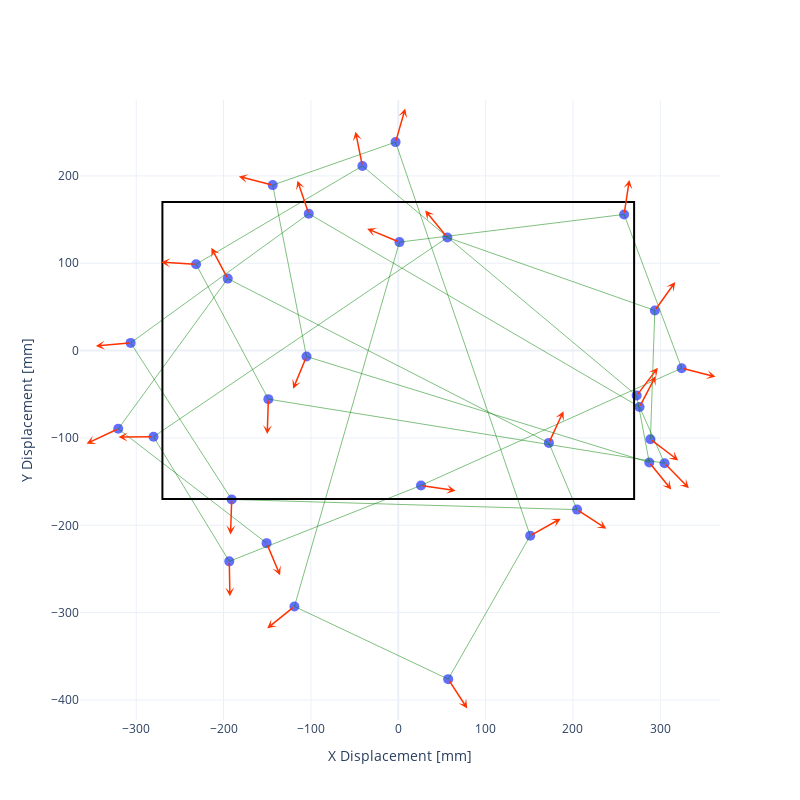

Source (notebook cell):
### Code cell
fig = go.Figure()

#54 x 34
fig.add_trace(go.Scatter(x=odo["X"], y=odo["Y"], mode="markers", marker=dict(size=10), showlegend=False))
fig.add_trace(go.Scatter(x=odo["X"], y=odo["Y"], mode="lines", line=dict(color="green", width=0.5), showlegend=False))

fig.update_layout(width=800, height=800, template="plotly_white")

fig.add_shape(type="rect",
    x0=-270, y0=-170, x1=270, y1=170 ,
    line=dict(color="black", width=2),
    fillcolor=None
)

for point, data in odo.iterrows():
    fig.add_annotation(go.layout.Annotation(dict(
                x = data["X"] + 40*np.cos(data["Phi"]),
                y = data["Y"] + 40*np.sin(data["Phi"]),
                xref="x", yref="y",
                text="",
                showarrow = True,
                axref = "x", ayref='y',
                ax = data["X"],
                ay = data["Y"],
                arrowhead = 3,
                arrowwidth = 1.5,
                arrowcolor = 'rgb(255,51,0)',)
            ))

fig.update_yaxes(
    scaleanchor = "x",
    scaleratio = 1
  )

fig.update_yaxes(title="Y Displacement [mm]")

fig.update_xaxes(title="X Displacement [mm]")

fig.show()

### Figure 1 — Plotly figure (JSON) as saved in the notebook; plotly's stock layout.template omitted (floating-point values rounded to 4 significant figures)
{"data": [{"marker": {"size": 10}, "mode": "markers", "showlegend": false, "type": "scatter", "x": [288.7, 293.7, 56.22, -280.2, -193.4, 26.04, 324.4, 258.5, 1.37, -118.9, 57.15, 151.1, -3.1, -143.7, -105.0, 287.4, 272.9, -41.05, -231.5, -148.7, 304.8, 276.2, -102.5, -306.4, -190.7, 204.7, 172.4, -195.2, -320.6, -150.7], "y": [-101.5, 45.92, 129.5, -98.6, -241.3, -154.3, -20.14, 155.9, 124.2, -292.9, -376.1, -211.9, 238.7, 189.5, -6.77, -128.1, -51.5, 211.4, 98.81, -55.57, -128.9, -64.53, 156.7, 8.8, -170.4, -182.0, -105.7, 82.39, -89.57, -220.4]}, {"line": {"color": "green", "width": 0.5}, "mode": "lines", "showlegend": false, "type": "scatter", "x": [288.7, 293.7, 56.22, -280.2, -193.4, 26.04, 324.4, 258.5, 1.37, -118.9, 57.15, 151.1, -3.1, -143.7, -105.0, 287.4, 272.9, -41.05, -231.5, -148.7, 304.8, 276.2, -102.5, -306.4, -190.7, 204.7, 172.4, -195.2, -320.6, -150.7], "y": [-101.5, 45.92, 129.5, -98.6, -241.3, -154.3, -20.14, 155.9, 124.2, -292.9, -376.1, -211.9, 238.7, 189.5, -6.77, -128.1, -51.5, 211.4, 98.81, -55.57, -128.9, -64.53, 156.7, 8.8, -170.4, -182.0, -105.7, 82.39, -89.57, -220.4]}], "layout": {"annotations": [{"arrowcolor": "rgb(255,51,0)", "arrowhead": 3, "arrowwidth": 1.5, "ax": 288.7, "axref": "x", "ay": -101.5, "ayref": "y", "showarrow": true, "text": "", "x": 320.5, "xref": "x", "y": -125.7, "yref": "y"}, {"arrowcolor": "rgb(255,51,0)", "arrowhead": 3, "arrowwidth": 1.5, "ax": 293.7, "axref": "x", "ay": 45.92, "ayref": "y", "showarrow": true, "text": "", "x": 317.0, "xref": "x", "y": 78.46, "yref": "y"}, {"arrowcolor": "rgb(255,51,0)", "arrowhead": 3, "arrowwidth": 1.5, "ax": 56.22, "axref": "x", "ay": 129.5, "ayref": "y", "showarrow": true, "text": "", "x": 30.78, "xref": "x", "y": 160.4, "yref": "y"}, {"arrowcolor": "rgb(255,51,0)", "arrowhead": 3, "arrowwidth": 1.5, "ax": -280.2, "axref": "x", "ay": -98.6, "ayref": "y", "showarrow": true, "text": "", "x": -320.2, "xref": "x", "y": -98.94, "yref": "y"}, {"arrowcolor": "rgb(255,51,0)", "arrowhead": 3, "arrowwidth": 1.5, "ax": -193.4, "axref": "x", "ay": -241.3, "ayref": "y", "showarrow": true, "text": "", "x": -192.7, "xref": "x", "y": -281.3, "yref": "y"}, {"arrowcolor": "rgb(255,51,0)", "arrowhead": 3, "arrowwidth": 1.5, "ax": 26.04, "axref": "x", "ay": -154.3, "ayref": "y", "showarrow": true, "text": "", "x": 65.59, "xref": "x", "y": -160.3, "yref": "y"}, {"arrowcolor": "rgb(255,51,0)", "arrowhead": 3, "arrowwidth": 1.5, "ax": 324.4, "axref": "x", "ay": -20.14, "ayref": "y", "showarrow": true, "text": "", "x": 363.2, "xref": "x", "y": -30.04, "yref": "y"}, {"arrowcolor": "rgb(255,51,0)", "arrowhead": 3, "arrowwidth": 1.5, "ax": 258.5, "axref": "x", "ay": 155.9, "ayref": "y", "showarrow": true, "text": "", "x": 264.5, "xref": "x", "y": 195.4, "yref": "y"}, {"arrowcolor": "rgb(255,51,0)", "arrowhead": 3, "arrowwidth": 1.5, "ax": 1.37, "axref": "x", "ay": 124.2, "ayref": "y", "showarrow": true, "text": "", "x": -35.6, "xref": "x", "y": 139.4, "yref": "y"}, {"arrowcolor": "rgb(255,51,0)", "arrowhead": 3, "arrowwidth": 1.5, "ax": -118.9, "axref": "x", "ay": -292.9, "ayref": "y", "showarrow": true, "text": "", "x": -150.0, "xref": "x", "y": -318.0, "yref": "y"}, {"arrowcolor": "rgb(255,51,0)", "arrowhead": 3, "arrowwidth": 1.5, "ax": 57.15, "axref": "x", "ay": -376.1, "ayref": "y", "showarrow": true, "text": "", "x": 78.99, "xref": "x", "y": -409.6, "yref": "y"}, {"arrowcolor": "rgb(255,51,0)", "arrowhead": 3, "arrowwidth": 1.5, "ax": 151.1, "axref": "x", "ay": -211.9, "ayref": "y", "showarrow": true, "text": "", "x": 186.0, "xref": "x", "y": -192.4, "yref": "y"}, {"arrowcolor": "rgb(255,51,0)", "arrowhead": 3, "arrowwidth": 1.5, "ax": -3.1, "axref": "x", "ay": 238.7, "ayref": "y", "showarrow": true, "text": "", "x": 7.985, "xref": "x", "y": 277.1, "yref": "y"}, {"arrowcolor": "rgb(255,51,0)", "arrowhead": 3, "arrowwidth": 1.5, "ax": -143.7, "axref": "x", "ay": 189.5, "ayref": "y", "showarrow": true, "text": "", "x": -182.5, "xref": "x", "y": 199.4, "yref": "y"}, {"arrowcolor": "rgb(255,51,0)", "arrowhead": 3, "arrowwidth": 1.5, "ax": -105.0, "axref": "x", "ay": -6.77, "ayref": "y", "showarrow": true, "text": "", "x": -120.3, "xref": "x", "y": -43.73, "yref": "y"}, {"arrowcolor": "rgb(255,51,0)", "arrowhead": 3, "arrowwidth": 1.5, "ax": 287.4, "axref": "x", "ay": -128.1, "ayref": "y", "showarrow": true, "text": "", "x": 312.5, "xref": "x", "y": -159.2, "yref": "y"}, {"arrowcolor": "rgb(255,51,0)", "arrowhead": 3, "arrowwidth": 1.5, "ax": 272.9, "axref": "x", "ay": -51.5, "ayref": "y", "showarrow": true, "text": "", "x": 297.1, "xref": "x", "y": -19.68, "yref": "y"}, {"arrowcolor": "rgb(255,51,0)", "arrowhead": 3, "arrowwidth": 1.5, "ax": -41.05, "axref": "x", "ay": 211.4, "ayref": "y", "showarrow": true, "text": "", "x": -48.97, "xref": "x", "y": 250.6, "yref": "y"}, {"arrowcolor": "rgb(255,51,0)", "arrowhead": 3, "arrowwidth": 1.5, "ax": -231.5, "axref": "x", "ay": 98.81, "ayref": "y", "showarrow": true, "text": "", "x": -271.4, "xref": "x", "y": 101.3, "yref": "y"}, {"arrowcolor": "rgb(255,51,0)", "arrowhead": 3, "arrowwidth": 1.5, "ax": -148.7, "axref": "x", "ay": -55.57, "ayref": "y", "showarrow": true, "text": "", "x": -150.0, "xref": "x", "y": -95.55, "yref": "y"}, {"arrowcolor": "rgb(255,51,0)", "arrowhead": 3, "arrowwidth": 1.5, "ax": 304.8, "axref": "x", "ay": -128.9, "ayref": "y", "showarrow": true, "text": "", "x": 332.7, "xref": "x", "y": -157.6, "yref": "y"}, {"arrowcolor": "rgb(255,51,0)", "arrowhead": 3, "arrowwidth": 1.5, "ax": 276.2, "axref": "x", "ay": -64.53, "ayref": "y", "showarrow": true, "text": "", "x": 294.7, "xref": "x", "y": -29.06, "yref": "y"}, {"arrowcolor": "rgb(255,51,0)", "arrowhead": 3, "arrowwidth": 1.5, "ax": -102.5, "axref": "x", "ay": 156.7, "ayref": "y", "showarrow": true, "text": "", "x": -115.4, "xref": "x", "y": 194.6, "yref": "y"}, {"arrowcolor": "rgb(255,51,0)", "arrowhead": 3, "arrowwidth": 1.5, "ax": -306.4, "axref": "x", "ay": 8.8, "ayref": "y", "showarrow": true, "text": "", "x": -346.2, "xref": "x", "y": 5.268, "yref": "y"}, {"arrowcolor": "rgb(255,51,0)", "arrowhead": 3, "arrowwidth": 1.5, "ax": -190.7, "axref": "x", "ay": -170.4, "ayref": "y", "showarrow": true, "text": "", "x": -192.0, "xref": "x", "y": -210.4, "yref": "y"}, {"arrowcolor": "rgb(255,51,0)", "arrowhead": 3, "arrowwidth": 1.5, "ax": 204.7, "axref": "x", "ay": -182.0, "ayref": "y", "showarrow": true, "text": "", "x": 238.1, "xref": "x", "y": -204.0, "yref": "y"}, {"arrowcolor": "rgb(255,51,0)", "arrowhead": 3, "arrowwidth": 1.5, "ax": 172.4, "axref": "x", "ay": -105.7, "ayref": "y", "showarrow": true, "text": "", "x": 189.1, "xref": "x", "y": -69.33, "yref": "y"}, {"arrowcolor": "rgb(255,51,0)", "arrowhead": 3, "arrowwidth": 1.5, "ax": -195.2, "axref": "x", "ay": 82.39, "ayref": "y", "showarrow": true, "text": "", "x": -214.0, "xref": "x", "y": 117.7, "yref": "y"}, {"arrowcolor": "rgb(255,51,0)", "arrowhead": 3, "arrowwidth": 1.5, "ax": -320.6, "axref": "x", "ay": -89.57, "ayref": "y", "showarrow": true, "text": "", "x": -356.8, "xref": "x", "y": -106.5, "yref": "y"}, {"arrowcolor": "rgb(255,51,0)", "arrowhead": 3, "arrowwidth": 1.5, "ax": -150.7, "axref": "x", "ay": -220.4, "ayref": "y", "showarrow": true, "text": "", "x": -135.3, "xref": "x", "y": -257.3, "yref": "y"}], "height": 800, "shapes": [{"line": {"color": "black", "width": 2}, "type": "rect", "x0": -270, "x1": 270, "y0": -170, "y1": 170}], "width": 800, "xaxis": {"title": {"text": "X Displacement [mm]"}}, "yaxis": {"scaleanchor": "x", "scaleratio": 1, "title": {"text": "Y Displacement [mm]"}}}}
